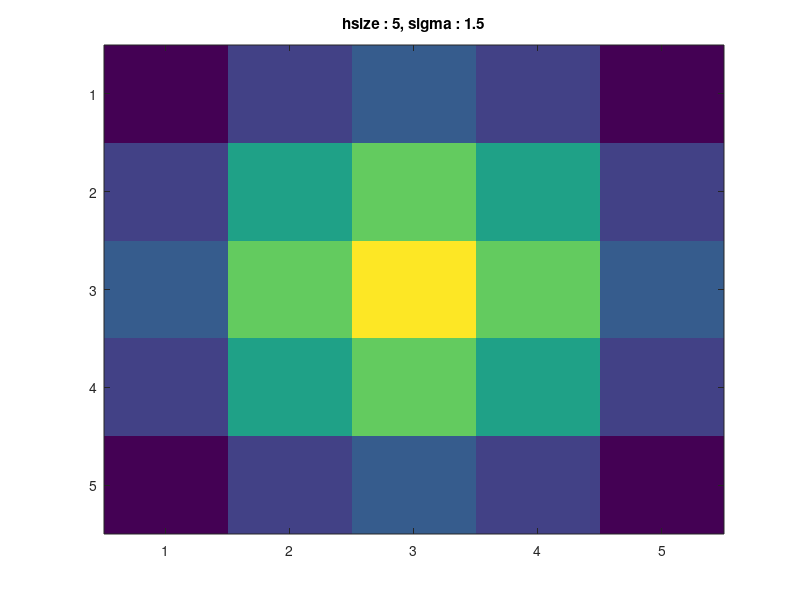
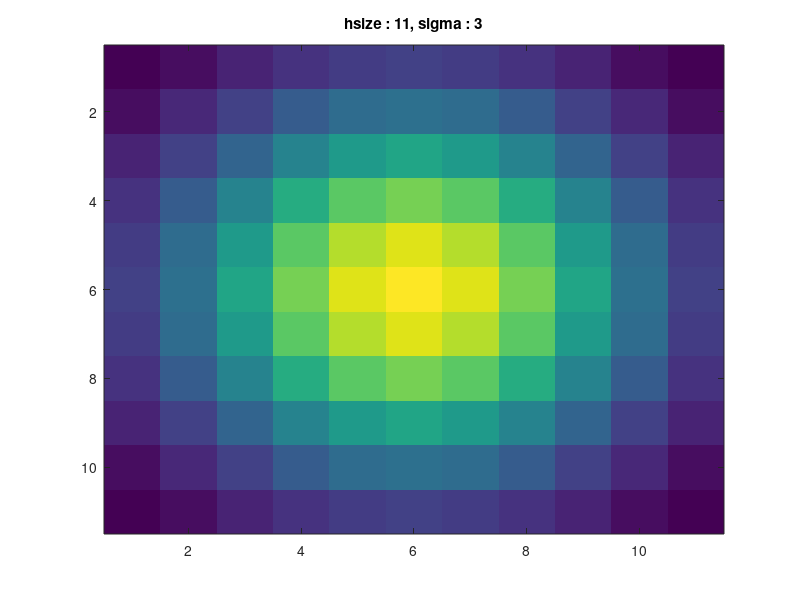
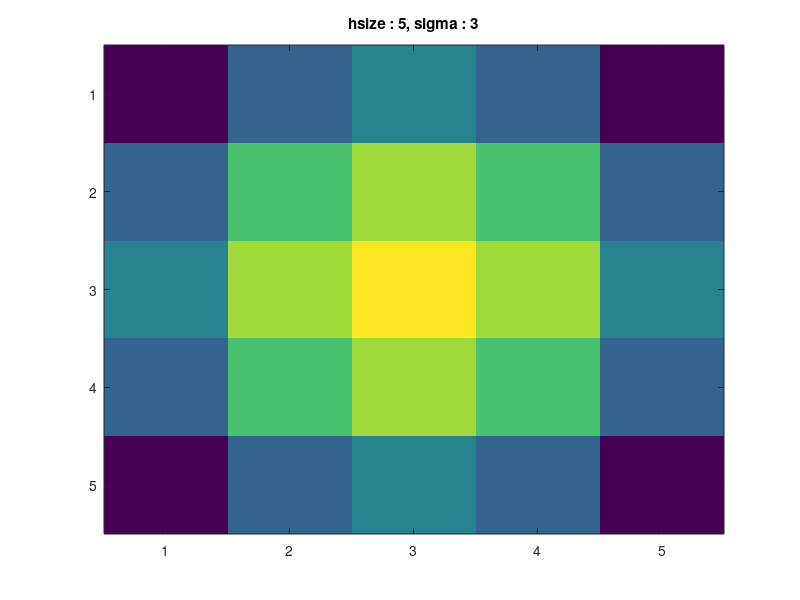

These charts were generated, in order, by the following MATLAB code:
hsize = [5,11,5]
sigma = [1.5,3,3]

for i = 1:3
    figure(i)
    imagesc(fspecial('gaussian',hsize(i),sigma(i)))
    title(sprintf('hsize : %d, sigma : %d',hsize(i),sigma(i)))
end